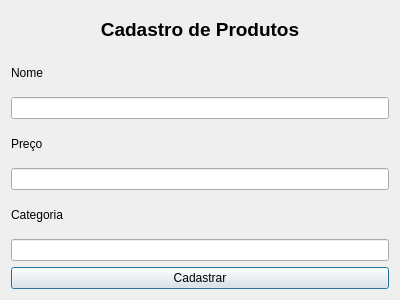
<?xml version="1.0" encoding="UTF-8"?>
<ui version="4.0">
 <class>Dialog</class>
 <widget class="QDialog" name="Dialog">
  <property name="geometry">
   <rect>
    <x>0</x>
    <y>0</y>
    <width>400</width>
    <height>300</height>
   </rect>
  </property>
  <property name="windowTitle">
   <string>Dialog</string>
  </property>
  <layout class="QVBoxLayout" name="verticalLayout_2">
   <item>
    <layout class="QVBoxLayout" name="verticalLayout">
     <item>
      <widget class="QLabel" name="label">
       <property name="text">
        <string>&lt;html&gt;&lt;head/&gt;&lt;body&gt;&lt;p align=&quot;center&quot;&gt;&lt;span style=&quot; font-size:14pt; font-weight:600;&quot;&gt;Cadastro de Produtos&lt;/span&gt;&lt;/p&gt;&lt;/body&gt;&lt;/html&gt;</string>
       </property>
      </widget>
     </item>
     <item>
      <widget class="QLabel" name="label_2">
       <property name="text">
        <string>Nome</string>
       </property>
      </widget>
     </item>
     <item>
      <widget class="QLineEdit" name="lineEdit">
       <property name="text">
        <string/>
       </property>
      </widget>
     </item>
     <item>
      <widget class="QLabel" name="label_3">
       <property name="text">
        <string>Preço</string>
       </property>
      </widget>
     </item>
     <item>
      <widget class="QLineEdit" name="lineEdit_2">
       <property name="text">
        <string/>
       </property>
      </widget>
     </item>
     <item>
      <widget class="QLabel" name="label_4">
       <property name="text">
        <string>Categoria</string>
       </property>
      </widget>
     </item>
     <item>
      <widget class="QLineEdit" name="lineEdit_3">
       <property name="text">
        <string/>
       </property>
      </widget>
     </item>
     <item>
      <widget class="QPushButton" name="pushButton">
       <property name="text">
        <string>Cadastrar</string>
       </property>
      </widget>
     </item>
    </layout>
   </item>
  </layout>
 </widget>
 <resources/>
 <connections/>
</ui>
